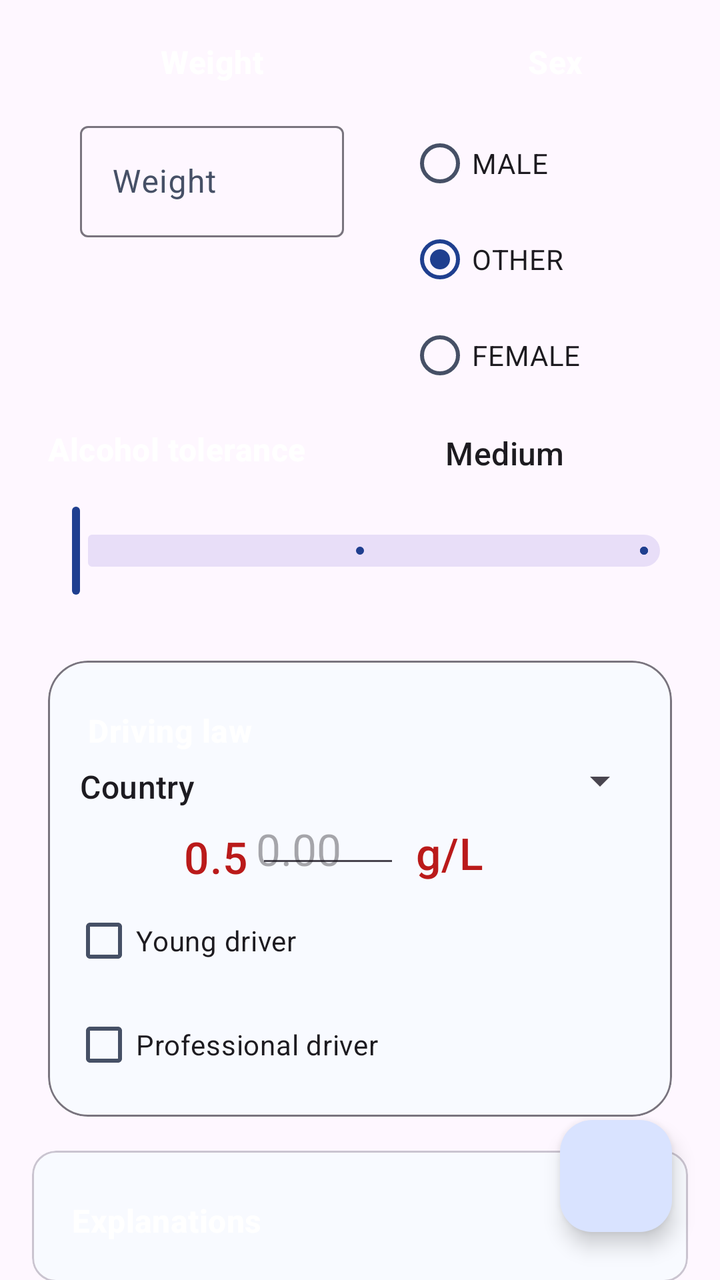
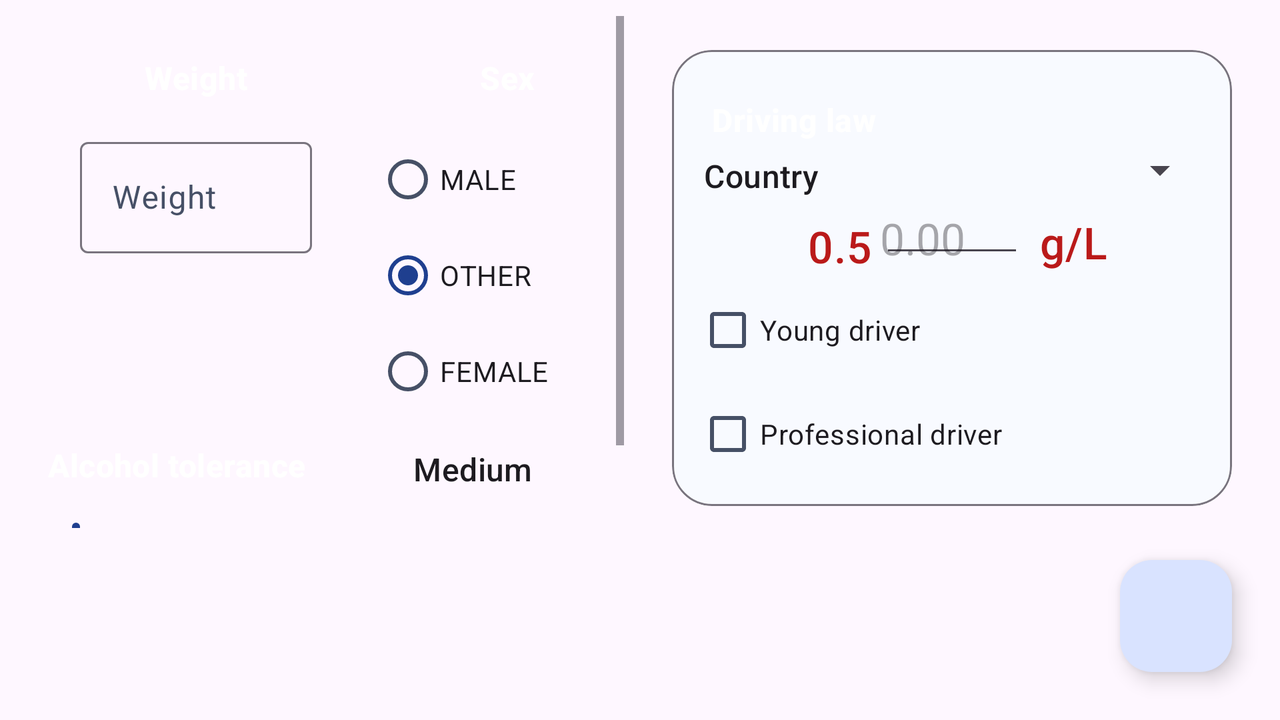

Two renders of one Android screen. The first uses the default layout on a phone; the second uses the alternative layout the repository ships for a different screen configuration, on a matching device. The two XML files are below.
<!-- AndroidManifest.xml: application theme AppTheme -->
<!-- res/layout/fragment_drinker.xml -->
<?xml version="1.0" encoding="utf-8"?>
<androidx.constraintlayout.widget.ConstraintLayout
    xmlns:android="http://schemas.android.com/apk/res/android"
    xmlns:tools="http://schemas.android.com/tools"
    xmlns:app="http://schemas.android.com/apk/res-auto"
    android:layout_width="match_parent"
    android:layout_height="match_parent">

    <androidx.core.widget.NestedScrollView
        android:id="@+id/drinkerScrollView"
        android:layout_width="match_parent"
        android:layout_height="0dp"
        android:clipToPadding="false"
        android:fillViewport="true"
        android:paddingStart="@dimen/spacing_lg"
        android:paddingEnd="@dimen/spacing_lg"
        android:paddingBottom="88dp"
        app:layout_constraintTop_toTopOf="parent"
        app:layout_constraintBottom_toBottomOf="parent"
        app:layout_constraintStart_toStartOf="parent"
        app:layout_constraintEnd_toEndOf="parent">

        <androidx.constraintlayout.widget.ConstraintLayout
            android:layout_width="match_parent"
            android:layout_height="wrap_content">

            <androidx.constraintlayout.widget.ConstraintLayout
                android:id="@+id/drinkerPickersSection"
                android:layout_width="match_parent"
                android:layout_height="wrap_content"
                app:layout_constraintTop_toTopOf="parent"
                app:layout_constraintStart_toStartOf="parent"
                app:layout_constraintEnd_toEndOf="parent"
                tools:context=".ui.fragment.DrinkerFragment"
                tools:showIn="@layout/fragment_drinker">

                <include layout="@layout/constraint_content_drinker_pickers" />

            </androidx.constraintlayout.widget.ConstraintLayout>

            <androidx.constraintlayout.widget.ConstraintLayout
                android:id="@+id/drinkerCountrySection"
                android:layout_width="match_parent"
                android:layout_height="wrap_content"
                android:layout_marginTop="@dimen/spacing_sm"
                app:layout_constraintTop_toBottomOf="@id/drinkerPickersSection"
                app:layout_constraintStart_toStartOf="parent"
                app:layout_constraintEnd_toEndOf="parent"
                tools:context=".ui.fragment.DrinkerFragment"
                tools:showIn="@layout/fragment_drinker">

                <include layout="@layout/constraint_content_drinker_country" />

            </androidx.constraintlayout.widget.ConstraintLayout>

            <com.google.android.material.card.MaterialCardView
                android:id="@+id/cardProfileExplanations"
                android:layout_width="match_parent"
                android:layout_height="wrap_content"
                android:layout_marginTop="@dimen/spacing_sm"
                android:layout_marginBottom="@dimen/spacing_sm"
                app:layout_constraintTop_toBottomOf="@id/drinkerCountrySection"
                app:layout_constraintStart_toStartOf="parent"
                app:layout_constraintEnd_toEndOf="parent"
                app:layout_constraintBottom_toBottomOf="parent">

                <LinearLayout
                    android:layout_width="match_parent"
                    android:layout_height="wrap_content"
                    android:orientation="vertical"
                    android:padding="@dimen/spacing_md">

                    <TextView
                        android:id="@+id/textViewProfileExplanationsTitle"
                        style="@style/PillTitle"
                        android:layout_width="wrap_content"
                        android:layout_height="wrap_content"
                        android:clickable="true"
                        android:focusable="true"
                        android:text="@string/profile_explanations_title" />

                    <TextView
                        android:id="@+id/textViewProfileExplanationsContent"
                        style="@style/TextViewLabel"
                        android:layout_width="match_parent"
                        android:layout_height="wrap_content"
                        android:layout_marginTop="@dimen/spacing_sm"
                        android:text="@string/profile_explanations_body"
                        android:visibility="gone" />
                </LinearLayout>
            </com.google.android.material.card.MaterialCardView>

        </androidx.constraintlayout.widget.ConstraintLayout>

    </androidx.core.widget.NestedScrollView>

    <com.google.android.material.floatingactionbutton.FloatingActionButton
        android:id="@+id/buttonValidateDrinker"
        android:layout_width="wrap_content"
        android:layout_height="wrap_content"
        android:src="@drawable/ic_check_white_24dp"
        android:contentDescription="@string/content_desc_validate"
        android:layout_margin="@dimen/spacing_xl"
        app:layout_constraintEnd_toEndOf="parent"
        app:layout_constraintBottom_toBottomOf="parent"
        />
</androidx.constraintlayout.widget.ConstraintLayout>
<!-- res/layout/constraint_content_drinker_pickers.xml (included above) -->
<?xml version="1.0" encoding="utf-8"?>
<merge xmlns:tools="http://schemas.android.com/tools"
    xmlns:app="http://schemas.android.com/apk/res-auto"
    xmlns:android="http://schemas.android.com/apk/res/android"
    tools:showIn="@layout/fragment_drinker">

    <androidx.constraintlayout.widget.Barrier
        android:id="@+id/pickersBottomBarrier"
        android:layout_width="wrap_content"
        android:layout_height="wrap_content"
        app:barrierDirection="bottom"
        app:constraint_referenced_ids="linearPickerWeight,linearPickerSex" />

    <LinearLayout
        android:id="@+id/linearPickerWeight"
        android:layout_width="0dp"
        android:layout_height="wrap_content"
        android:layout_marginTop="@dimen/spacing_sm"
        android:layout_marginStart="@dimen/spacing_sm"
        android:layout_marginEnd="@dimen/spacing_xs"
        android:gravity="center"
        android:orientation="vertical"
        android:paddingStart="@dimen/spacing_lg"
        android:paddingEnd="@dimen/spacing_lg"
        app:layout_constraintEnd_toStartOf="@+id/linearPickerSex"
        app:layout_constraintStart_toStartOf="parent"
        app:layout_constraintTop_toTopOf="parent"
        app:layout_constraintWidth_percent="0.5">

        <TextView
            android:id="@+id/textViewPickerWeightTitle"
            style="@style/PillTitle"
            android:layout_width="wrap_content"
            android:layout_height="wrap_content"
            android:text="@string/weight" />

        <com.google.android.material.textfield.TextInputLayout
            android:id="@+id/layoutWeightInput"
            android:layout_width="match_parent"
            android:layout_height="wrap_content"
            android:layout_marginTop="@dimen/spacing_sm"
            android:hint="@string/weight"
            app:boxBackgroundMode="outline"
            app:boxStrokeWidthFocused="2dp">

            <com.google.android.material.textfield.TextInputEditText
                android:id="@+id/editTextWeight"
                android:layout_width="match_parent"
                android:layout_height="wrap_content"
                android:importantForAccessibility="yes"
                android:inputType="numberDecimal"
                android:minEms="4"
                android:textAlignment="center" />

        </com.google.android.material.textfield.TextInputLayout>


    </LinearLayout>

    <LinearLayout
        android:id="@+id/linearPickerSex"
        android:layout_width="0dp"
        android:layout_height="wrap_content"
        android:layout_marginTop="@dimen/spacing_sm"
        android:layout_marginStart="@dimen/spacing_xs"
        android:layout_marginEnd="@dimen/spacing_sm"
        android:gravity="center"
        android:orientation="vertical"
        android:paddingStart="@dimen/spacing_sm"
        android:paddingEnd="@dimen/spacing_sm"
        app:layout_constraintEnd_toEndOf="parent"
        app:layout_constraintStart_toEndOf="@+id/linearPickerWeight"
        app:layout_constraintTop_toTopOf="parent"
        app:layout_constraintWidth_percent="0.5">

        <TextView
            style="@style/PillTitle"
            android:layout_width="wrap_content"
            android:layout_height="wrap_content"
            android:text="@string/sex" />

        <RadioGroup
            android:layout_width="match_parent"
            android:layout_height="wrap_content"
            android:layout_marginTop="@dimen/spacing_sm"
            android:orientation="vertical">
            <com.google.android.material.radiobutton.MaterialRadioButton
                android:id="@+id/radioMale"
                android:layout_width="wrap_content"
                android:layout_height="wrap_content"
                android:text="@string/male"

                />
            <com.google.android.material.radiobutton.MaterialRadioButton
                android:id="@+id/radioSexOther"
                android:layout_width="wrap_content"
                android:layout_height="wrap_content"
                android:text="@string/other"
                android:checked="true"
                />
            <com.google.android.material.radiobutton.MaterialRadioButton
                android:id="@+id/radioFemale"
                android:layout_width="wrap_content"
                android:layout_height="wrap_content"
                android:text="@string/female"
                />
        </RadioGroup>


    </LinearLayout>

    <TextView
        android:id="@+id/textViewAlcoholToleranceLabel"
        android:layout_width="wrap_content"
        android:layout_height="wrap_content"
        style="@style/PillTitle"
        android:text="@string/user_health"
        android:layout_marginTop="@dimen/spacing_sm"
        app:layout_constraintTop_toBottomOf="@id/pickersBottomBarrier"
        app:layout_constraintStart_toStartOf="parent"
        />

    <TextView
        android:id="@+id/textViewAlcoholToleranceTextValue"
        android:layout_width="wrap_content"
        android:layout_height="wrap_content"
        style="@style/TextViewLabel"
        android:text="@string/alcohol_tolerance_medium"
        app:layout_constraintBottom_toBottomOf="@id/textViewAlcoholToleranceLabel"
        app:layout_constraintTop_toTopOf="@id/textViewAlcoholToleranceLabel"
        app:layout_constraintStart_toEndOf="@id/textViewAlcoholToleranceLabel"
        app:layout_constraintEnd_toEndOf="parent"
        />



    <com.google.android.material.slider.Slider
        android:id="@+id/seekBarAlcoholTolerance"
        android:layout_width="match_parent"
        android:layout_height="wrap_content"
        android:layout_marginTop="@dimen/spacing_xs"
        android:layout_marginBottom="@dimen/spacing_sm"
        android:value="0"
        android:valueFrom="0"
        android:valueTo="2"
        android:stepSize="1"
        app:layout_constraintEnd_toEndOf="@id/textViewAlcoholToleranceTextValue"
        app:layout_constraintStart_toStartOf="parent"
        app:layout_constraintTop_toBottomOf="@id/textViewAlcoholToleranceTextValue"
        android:padding="@dimen/spacing_sm"
        />


</merge>
<!-- res/layout/constraint_content_drinker_country.xml (included above) -->
<?xml version="1.0" encoding="utf-8"?>
<merge xmlns:app="http://schemas.android.com/apk/res-auto"
    xmlns:android="http://schemas.android.com/apk/res/android"
    xmlns:tools="http://schemas.android.com/tools"
    tools:showIn="@layout/fragment_drinker">

    <com.google.android.material.card.MaterialCardView
        android:id="@+id/cardDriveLaw"
        android:layout_width="0dp"
        android:layout_height="wrap_content"
        android:layout_marginTop="@dimen/spacing_sm"
        app:cardBackgroundColor="?attr/colorSurface"
        app:cardCornerRadius="@dimen/corner_lg"
        app:cardUseCompatPadding="true"
        app:layout_constraintEnd_toEndOf="parent"
        app:layout_constraintStart_toStartOf="parent"
        app:layout_constraintTop_toTopOf="parent"
        app:strokeColor="?attr/colorOutline"
        app:strokeWidth="1dp">

        <androidx.constraintlayout.widget.ConstraintLayout
            android:layout_width="match_parent"
            android:layout_height="wrap_content"
            android:padding="@dimen/spacing_md">

            <TextView
                android:id="@+id/textViewDriverStatusTitle"
                style="@style/PillTitle"
                android:layout_width="wrap_content"
                android:layout_height="wrap_content"
                android:text="@string/drive_law"
                app:layout_constraintStart_toStartOf="parent"
                app:layout_constraintTop_toTopOf="parent" />

            <TextView
                android:id="@+id/textViewCountryTitle"
                style="@style/TextViewLabel"
                android:layout_width="wrap_content"
                android:layout_height="wrap_content"
                android:layout_marginTop="@dimen/spacing_sm"
                android:layout_marginBottom="@dimen/spacing_xs"
                android:text="@string/country"
                app:layout_constraintBottom_toBottomOf="@+id/spinnerCountry"
                app:layout_constraintStart_toStartOf="parent"
                app:layout_constraintTop_toBottomOf="@+id/textViewDriverStatusTitle" />

            <Spinner
                android:id="@+id/spinnerCountry"
                android:layout_width="0dp"
                android:layout_height="wrap_content"
                android:layout_marginStart="@dimen/spacing_sm"
                app:layout_constraintEnd_toEndOf="parent"
                app:layout_constraintStart_toEndOf="@+id/textViewCountryTitle"
                app:layout_constraintTop_toTopOf="@+id/textViewCountryTitle" />

            <ImageView
                android:id="@+id/imageDropCurrentLimit"
                android:layout_width="@dimen/icon_size_sm"
                android:layout_height="@dimen/icon_size_sm"
                android:layout_marginTop="@dimen/spacing_md"
                android:contentDescription="@string/drop_symbol"
                android:src="@drawable/ic_blood_drop_plain"
                app:layout_constraintStart_toStartOf="parent"
                app:layout_constraintTop_toBottomOf="@+id/spinnerCountry" />

            <ImageView
                android:id="@+id/imageForbiddenCurrentLimit"
                android:layout_width="@dimen/icon_size_sm"
                android:layout_height="@dimen/icon_size_sm"
                android:layout_marginStart="@dimen/spacing_xs"
                android:contentDescription="@string/forbidden_symbol"
                android:src="@drawable/ic_forbidden_white_24dp"
                app:layout_constraintBottom_toBottomOf="@+id/imageDropCurrentLimit"
                app:layout_constraintStart_toEndOf="@+id/imageDropCurrentLimit"
                app:layout_constraintTop_toTopOf="@+id/imageDropCurrentLimit"
                app:tint="?attr/colorError" />

            <LinearLayout
                android:id="@+id/linearLimitValue"
                android:layout_width="wrap_content"
                android:layout_height="wrap_content"
                android:layout_marginStart="@dimen/spacing_sm"
                android:gravity="center_vertical"
                android:orientation="horizontal"
                app:layout_constraintBottom_toBottomOf="@+id/imageForbiddenCurrentLimit"
                app:layout_constraintStart_toEndOf="@+id/imageForbiddenCurrentLimit"
                app:layout_constraintTop_toTopOf="@+id/imageForbiddenCurrentLimit">

                <TextView
                    android:id="@+id/textViewCurrentLimit"
                    style="@style/TextViewLabel"
                    android:layout_width="wrap_content"
                    android:layout_height="wrap_content"
                    android:labelFor="@+id/editTextCurrentLimit"
                    android:textColor="?attr/colorError"
                    android:textSize="22sp"
                    tools:text="0.5" />

                <EditText
                    android:id="@+id/editTextCurrentLimit"
                    android:layout_width="72dp"
                    android:layout_height="wrap_content"
                    android:hint="0.00"
                    android:inputType="numberDecimal"
                    android:padding="0dp"
                    android:textColor="?attr/colorError"
                    android:textSize="22sp"
                    tools:ignore="Autofill" />

            </LinearLayout>

            <TextView
                android:id="@+id/textViewLimitUnit"
                style="@style/TextViewLabel"
                android:layout_width="wrap_content"
                android:layout_height="wrap_content"
                android:layout_marginStart="@dimen/spacing_xs"
                android:text="@string/bac_unit_gl"
                android:textColor="?attr/colorError"
                android:textSize="22sp"
                app:layout_constraintBottom_toBottomOf="@+id/linearLimitValue"
                app:layout_constraintStart_toEndOf="@+id/linearLimitValue"
                app:layout_constraintTop_toTopOf="@+id/linearLimitValue" />

            <CheckBox
                android:id="@+id/checkboxYoungDriver"
                android:layout_width="0dp"
                android:layout_height="wrap_content"
                android:layout_marginTop="@dimen/spacing_md"
                android:text="@string/young_driver"
                app:layout_constraintEnd_toEndOf="parent"
                app:layout_constraintStart_toStartOf="parent"
                app:layout_constraintTop_toBottomOf="@+id/imageDropCurrentLimit" />

            <CheckBox
                android:id="@+id/checkboxProfessionalDriver"
                android:layout_width="0dp"
                android:layout_height="wrap_content"
                android:layout_marginTop="@dimen/spacing_xs"
                android:layout_marginBottom="@dimen/spacing_xs"
                android:text="@string/professional_driver"
                app:layout_constraintEnd_toEndOf="parent"
                app:layout_constraintStart_toStartOf="parent"
                app:layout_constraintTop_toBottomOf="@+id/checkboxYoungDriver" />

        </androidx.constraintlayout.widget.ConstraintLayout>

    </com.google.android.material.card.MaterialCardView>




</merge>
<!-- resources referenced by this layout -->
<resources>
  <dimen name="corner_lg">20dp</dimen>
  <dimen name="icon_size_sm">20dp</dimen>
  <dimen name="spacing_lg">16dp</dimen>
  <dimen name="spacing_md">12dp</dimen>
  <dimen name="spacing_sm">8dp</dimen>
  <dimen name="spacing_xl">24dp</dimen>
  <dimen name="spacing_xs">4dp</dimen>
  <string name="alcohol_tolerance_medium">Medium</string>
  <string name="bac_unit_gl" translatable="false">g/L</string>
  <string name="content_desc_validate">Validate</string>
  <string name="country">Country</string>
  <string name="drive_law">Driving law</string>
  <string name="drop_symbol" translatable="false">drop symbol</string>
  <string name="female">FEMALE</string>
  <string name="forbidden_symbol" translatable="false">forbidden symbol</string>
  <string name="male">MALE</string>
  <string name="other">OTHER</string>
  <string name="professional_driver">Professional driver</string>
  <string name="profile_explanations_body">These profile values change the estimate shown by the app:\n\n- Weight: used to estimate alcohol distribution volume. For the same drink, a lower weight generally gives a higher BAC.\n- Sex: selects body-water distribution coefficients used by the model, which changes BAC level for the same intake.\n- Alcohol tolerance (low / medium / high): adjusts the elimination speed used by the simulation. Higher tolerance means faster modeled elimination, so BAC may drop sooner.\n- Country and legal options (young/professional): do not change BAC itself. They change the legal threshold used to decide if you are allowed to drive.\n- Custom legal limit: if you select Other, this value becomes the threshold used for the driving status.\n\nImportant: this remains an estimate based on simplified formulas and cannot replace a certified breathalyzer.</string>
  <string name="profile_explanations_title">Explanations</string>
  <string name="sex">Sex</string>
  <string name="user_health">Alcohol tolerance</string>
  <string name="weight">Weight</string>
  <string name="young_driver">Young driver</string>
  <style name="PillTitle">
          <item name="android:textAppearance">@style/TextAppearance.Material3.TitleMedium</item>
          <item name="android:textStyle">bold</item>
          <item name="android:textColor">?attr/colorOnPrimary</item>
          <item name="android:background">@drawable/pill_primary_background</item>
          <item name="android:paddingTop">@dimen/spacing_xs</item>
          <item name="android:paddingBottom">@dimen/spacing_xs</item>
          <item name="android:paddingStart">@dimen/spacing_sm</item>
          <item name="android:paddingEnd">@dimen/spacing_sm</item>
          <item name="android:layout_marginTop">@dimen/spacing_sm</item>
          <item name="android:layout_marginBottom">@dimen/spacing_xs</item>
  
      </style>
  <style name="TextViewLabel">
          <item name="android:textAppearance">@style/TextAppearance.Material3.TitleMedium</item>
          <item name="android:layout_marginTop">@dimen/spacing_sm</item>
          <item name="android:padding">@dimen/spacing_xs</item>
          <item name="android:layout_marginBottom">@dimen/spacing_xs</item>
      </style>
  <color name="md_theme_primary">#1F3F8F</color>
  <color name="md_theme_onPrimary">#FFFFFF</color>
  <color name="md_theme_primaryContainer">#D9E3FF</color>
  <color name="md_theme_onPrimaryContainer">#081833</color>
  <color name="md_theme_secondary">#5A6F96</color>
  <color name="md_theme_onSecondary">#FFFFFF</color>
  <color name="md_theme_surface">#F8FAFF</color>
  <color name="md_theme_onSurface">#172033</color>
  <color name="md_theme_surfaceVariant">#DDE3F0</color>
  <color name="md_theme_onSurfaceVariant">#465066</color>
  <color name="md_theme_error">#BA1A1A</color>
  <color name="md_theme_onError">#FFFFFF</color>
  <!-- some entries are left out for length -->
</resources>
<!-- res/layout-land/fragment_drinker.xml (the repository's variant of the layout above) -->
<!-- drawn on the phone turned sideways -->
<?xml version="1.0" encoding="utf-8"?>
<androidx.constraintlayout.widget.ConstraintLayout
    xmlns:android="http://schemas.android.com/apk/res/android"
    xmlns:tools="http://schemas.android.com/tools"
    xmlns:app="http://schemas.android.com/apk/res-auto"
    android:layout_width="match_parent"
    android:layout_height="match_parent">

    <LinearLayout
        android:layout_width="match_parent"
        android:layout_height="match_parent"
        android:orientation="horizontal"
        android:baselineAligned="false"
        android:paddingStart="@dimen/spacing_sm"
        android:paddingEnd="@dimen/spacing_sm"
        android:paddingBottom="88dp"
        app:layout_constraintStart_toStartOf="parent"
        app:layout_constraintEnd_toEndOf="parent"
        app:layout_constraintTop_toTopOf="parent"
        app:layout_constraintBottom_toBottomOf="parent">

        <ScrollView
            android:layout_width="0dp"
            android:layout_weight="1"
            android:layout_height="match_parent"
            android:layout_margin="@dimen/spacing_sm"
            tools:layout_editor_absoluteX="-24dp">

            <androidx.constraintlayout.widget.ConstraintLayout
                android:layout_width="match_parent"
                android:layout_height="wrap_content"
                tools:context=".ui.fragment.DrinkerFragment"
                tools:showIn="@layout/fragment_drinker">

                <include layout="@layout/constraint_content_drinker_pickers" />

            </androidx.constraintlayout.widget.ConstraintLayout>

        </ScrollView>

        <ScrollView
            android:layout_width="0dp"
            android:layout_weight="1"
            android:layout_height="match_parent"
            android:layout_margin="@dimen/spacing_sm"
            tools:layout_editor_absoluteX="-24dp">

            <androidx.constraintlayout.widget.ConstraintLayout
                android:layout_width="match_parent"
                android:layout_height="wrap_content"
                tools:context=".ui.fragment.DrinkerFragment"
                tools:showIn="@layout/fragment_drinker">

                <include layout="@layout/constraint_content_drinker_country" />

            </androidx.constraintlayout.widget.ConstraintLayout>

        </ScrollView>


    </LinearLayout>



    <com.google.android.material.floatingactionbutton.FloatingActionButton
        android:id="@+id/buttonValidateDrinker"
        android:layout_width="wrap_content"
        android:layout_height="wrap_content"
        android:src="@drawable/ic_check_white_24dp"
        android:contentDescription="@string/content_desc_validate"
        android:layout_margin="@dimen/spacing_xl"
        app:layout_constraintEnd_toEndOf="parent"
        app:layout_constraintBottom_toBottomOf="parent"
        />
</androidx.constraintlayout.widget.ConstraintLayout>
<!-- resources referenced by the variant -->
<!-- as the phone turned sideways resolves them -->
<resources>
  <dimen name="corner_lg">20dp</dimen>
  <dimen name="icon_size_sm">20dp</dimen>
  <dimen name="spacing_lg">16dp</dimen>
  <dimen name="spacing_md">12dp</dimen>
  <dimen name="spacing_sm">8dp</dimen>
  <dimen name="spacing_xl">24dp</dimen>
  <dimen name="spacing_xs">4dp</dimen>
  <string name="alcohol_tolerance_medium">Medium</string>
  <string name="bac_unit_gl" translatable="false">g/L</string>
  <string name="content_desc_validate">Validate</string>
  <string name="country">Country</string>
  <string name="drive_law">Driving law</string>
  <string name="drop_symbol" translatable="false">drop symbol</string>
  <string name="female">FEMALE</string>
  <string name="forbidden_symbol" translatable="false">forbidden symbol</string>
  <string name="male">MALE</string>
  <string name="other">OTHER</string>
  <string name="professional_driver">Professional driver</string>
  <string name="sex">Sex</string>
  <string name="user_health">Alcohol tolerance</string>
  <string name="weight">Weight</string>
  <string name="young_driver">Young driver</string>
  <style name="PillTitle">
          <item name="android:textAppearance">@style/TextAppearance.Material3.TitleMedium</item>
          <item name="android:textStyle">bold</item>
          <item name="android:textColor">?attr/colorOnPrimary</item>
          <item name="android:background">@drawable/pill_primary_background</item>
          <item name="android:paddingTop">@dimen/spacing_xs</item>
          <item name="android:paddingBottom">@dimen/spacing_xs</item>
          <item name="android:paddingStart">@dimen/spacing_sm</item>
          <item name="android:paddingEnd">@dimen/spacing_sm</item>
          <item name="android:layout_marginTop">@dimen/spacing_sm</item>
          <item name="android:layout_marginBottom">@dimen/spacing_xs</item>
  
      </style>
  <style name="TextViewLabel">
          <item name="android:textAppearance">@style/TextAppearance.Material3.TitleMedium</item>
          <item name="android:layout_marginTop">@dimen/spacing_sm</item>
          <item name="android:padding">@dimen/spacing_xs</item>
          <item name="android:layout_marginBottom">@dimen/spacing_xs</item>
      </style>
  <style name="AppTheme" parent="Theme.Material3.DayNight.NoActionBar">
          <item name="windowActionBar">false</item>
          <item name="windowNoTitle">true</item>
          <item name="colorPrimary">@color/md_theme_primary</item>
          <item name="colorOnPrimary">@color/md_theme_onPrimary</item>
          <item name="colorPrimaryContainer">@color/md_theme_primaryContainer</item>
          <item name="colorOnPrimaryContainer">@color/md_theme_onPrimaryContainer</item>
          <item name="colorSecondary">@color/md_theme_secondary</item>
          <item name="colorOnSecondary">@color/md_theme_onSecondary</item>
          <item name="colorSurface">@color/md_theme_surface</item>
          <item name="colorOnSurface">@color/md_theme_onSurface</item>
          <item name="colorSurfaceVariant">@color/md_theme_surfaceVariant</item>
          <item name="colorOnSurfaceVariant">@color/md_theme_onSurfaceVariant</item>
          <item name="colorError">@color/md_theme_error</item>
          <item name="colorOnError">@color/md_theme_onError</item>
      </style>
  <color name="md_theme_primary">#1F3F8F</color>
  <color name="md_theme_onPrimary">#FFFFFF</color>
  <color name="md_theme_primaryContainer">#D9E3FF</color>
  <color name="md_theme_onPrimaryContainer">#081833</color>
  <color name="md_theme_secondary">#5A6F96</color>
  <color name="md_theme_onSecondary">#FFFFFF</color>
  <color name="md_theme_surface">#F8FAFF</color>
  <color name="md_theme_onSurface">#172033</color>
  <color name="md_theme_surfaceVariant">#DDE3F0</color>
  <color name="md_theme_onSurfaceVariant">#465066</color>
  <color name="md_theme_error">#BA1A1A</color>
  <color name="md_theme_onError">#FFFFFF</color>
</resources>
